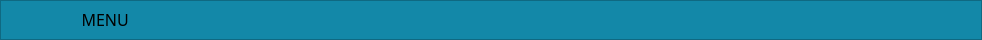
     <widget class="QFrame" name="frameSuperior">
      <property name="minimumSize">
       <size>
        <width>0</width>
        <height>40</height>
       </size>
      </property>
      <property name="maximumSize">
       <size>
        <width>16777215</width>
        <height>40</height>
       </size>
      </property>
      <property name="styleSheet">
       <string notr="true">background-color: rgb(19, 136, 168);</string>
      </property>
      <property name="frameShape">
       <enum>QFrame::StyledPanel</enum>
      </property>
      <property name="frameShadow">
       <enum>QFrame::Raised</enum>
      </property>
      <layout class="QHBoxLayout" name="horizontalLayout_2">
       <property name="spacing">
        <number>2</number>
       </property>
       <property name="leftMargin">
        <number>0</number>
       </property>
       <property name="topMargin">
        <number>0</number>
       </property>
       <property name="rightMargin">
        <number>0</number>
       </property>
       <property name="bottomMargin">
        <number>0</number>
       </property>
       <item>
        <widget class="QPushButton" name="btn_Menu">
         <property name="minimumSize">
          <size>
           <width>200</width>
           <height>35</height>
          </size>
         </property>
         <property name="font">
          <font>
           <family>Arial Black</family>
           <pointsize>12</pointsize>
           <weight>10</weight>
           <italic>false</italic>
           <bold>false</bold>
          </font>
         </property>
         <property name="styleSheet">
          <string notr="true">QPushButton{
background-color: rgb(19, 136, 168);
font :87 12pt &quot;Arial Black&quot;;
border-radius:0px;
}

QPushButton:hover{
background-color: white;
font :87 12pt &quot;Arial Black&quot;;
}</string>
         </property>
         <property name="text">
          <string>  MENU</string>
         </property>
         <property name="icon">
          <iconset>
           <normaloff>../icons/menu.svg</normaloff>../icons/menu.svg</iconset>
         </property>
         <property name="iconSize">
          <size>
           <width>32</width>
           <height>32</height>
          </size>
         </property>
        </widget>
       </item>
       <item>
        <spacer name="horizontalSpacer">
         <property name="orientation">
          <enum>Qt::Horizontal</enum>
         </property>
         <property name="sizeHint" stdset="0">
          <size>
           <width>644</width>
           <height>20</height>
          </size>
         </property>
        </spacer>
       </item>
       <item>
        <widget class="QPushButton" name="btn_Minimizar">
         <property name="styleSheet">
          <string notr="true">QPushButton{
border:0px;
}
QPushButton:hover{
border:5px solid #aa00ff;
backgroud-color:#ffff00;
}</string>
         </property>
         <property name="text">
          <string/>
         </property>
         <property name="icon">
          <iconset>
           <normaloff>../icons/minus-square.svg</normaloff>../icons/minus-square.svg</iconset>
         </property>
         <property name="iconSize">
          <size>
           <width>32</width>
           <height>32</height>
          </size>
         </property>
        </widget>
       </item>
       <item>
        <widget class="QPushButton" name="btn_Restaurar">
         <property name="styleSheet">
          <string notr="true">QPushButton{
border:0px;
}
QPushButton:hover{
border:5px solid #aa00ff;
backgroud-color:#ffff00;
}
</string>
         </property>
         <property name="text">
          <string/>
         </property>
         <property name="icon">
          <iconset>
           <normaloff>../icons/minimize.svg</normaloff>../icons/minimize.svg</iconset>
         </property>
         <property name="iconSize">
          <size>
           <width>32</width>
           <height>32</height>
          </size>
         </property>
        </widget>
       </item>
       <item>
        <widget class="QPushButton" name="btn_Maximizar">
         <property name="maximumSize">
          <size>
           <width>16777215</width>
           <height>35</height>
          </size>
         </property>
         <property name="styleSheet">
          <string notr="true">QPushButton{
border:0px;
}
QPushButton:hover{
border:5px solid #aa00ff;
backgroud-color:#ffff00;
}
</string>
         </property>
         <property name="text">
          <string/>
         </property>
         <property name="icon">
          <iconset>
           <normaloff>../icons/maximize.svg</normaloff>../icons/maximize.svg</iconset>
         </property>
         <property name="iconSize">
          <size>
           <width>32</width>
           <height>32</height>
          </size>
         </property>
        </widget>
       </item>
       <item>
        <widget class="QPushButton" name="btn_Cerrar">
         <property name="maximumSize">
          <size>
           <width>16777215</width>
           <height>35</height>
          </size>
         </property>
         <property name="styleSheet">
          <string notr="true">QPushButton{
border:0px;
}
QPushButton:hover{
border:5px solid #aa00ff;
backgroud-color:#ffff00;
}
</string>
         </property>
         <property name="text">
          <string/>
         </property>
         <property name="icon">
          <iconset>
           <normaloff>../icons/x-square.svg</normaloff>../icons/x-square.svg</iconset>
         </property>
         <property name="iconSize">
          <size>
           <width>32</width>
           <height>32</height>
          </size>
         </property>
        </widget>
       </item>
      </layout>
     </widget>
